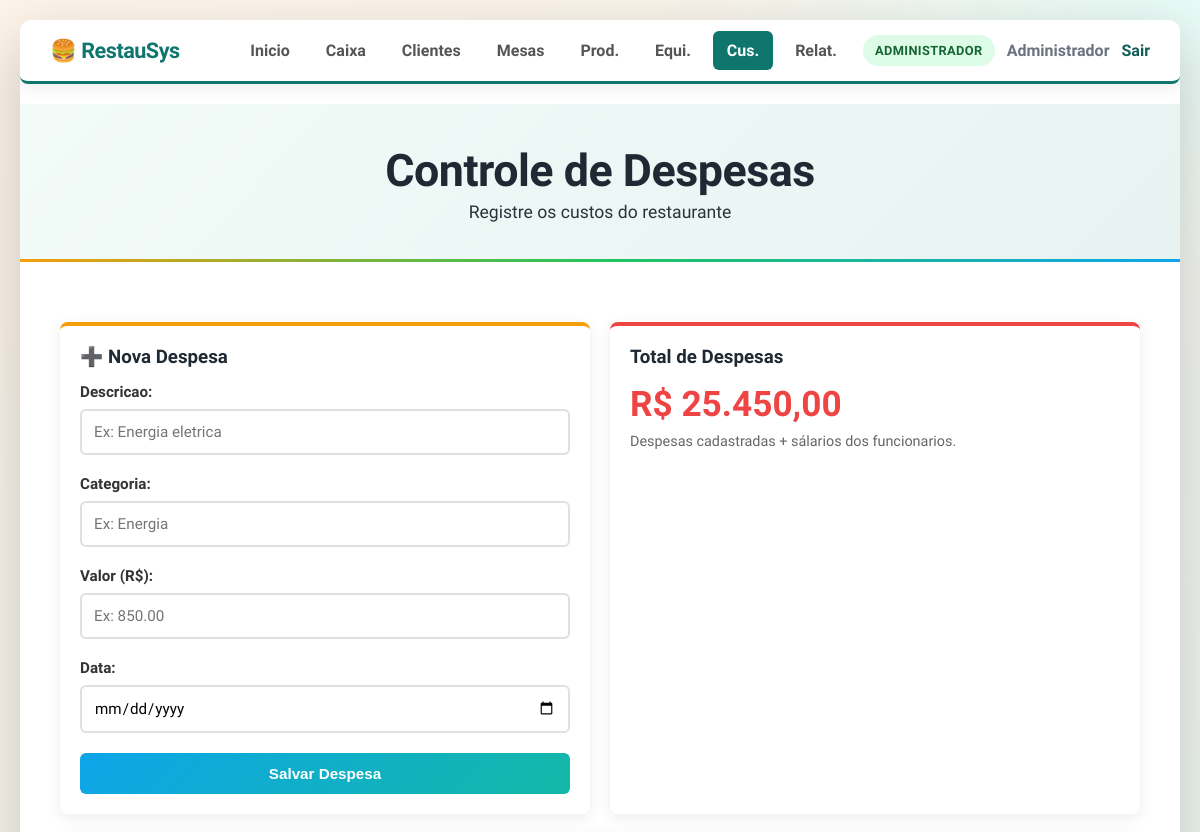
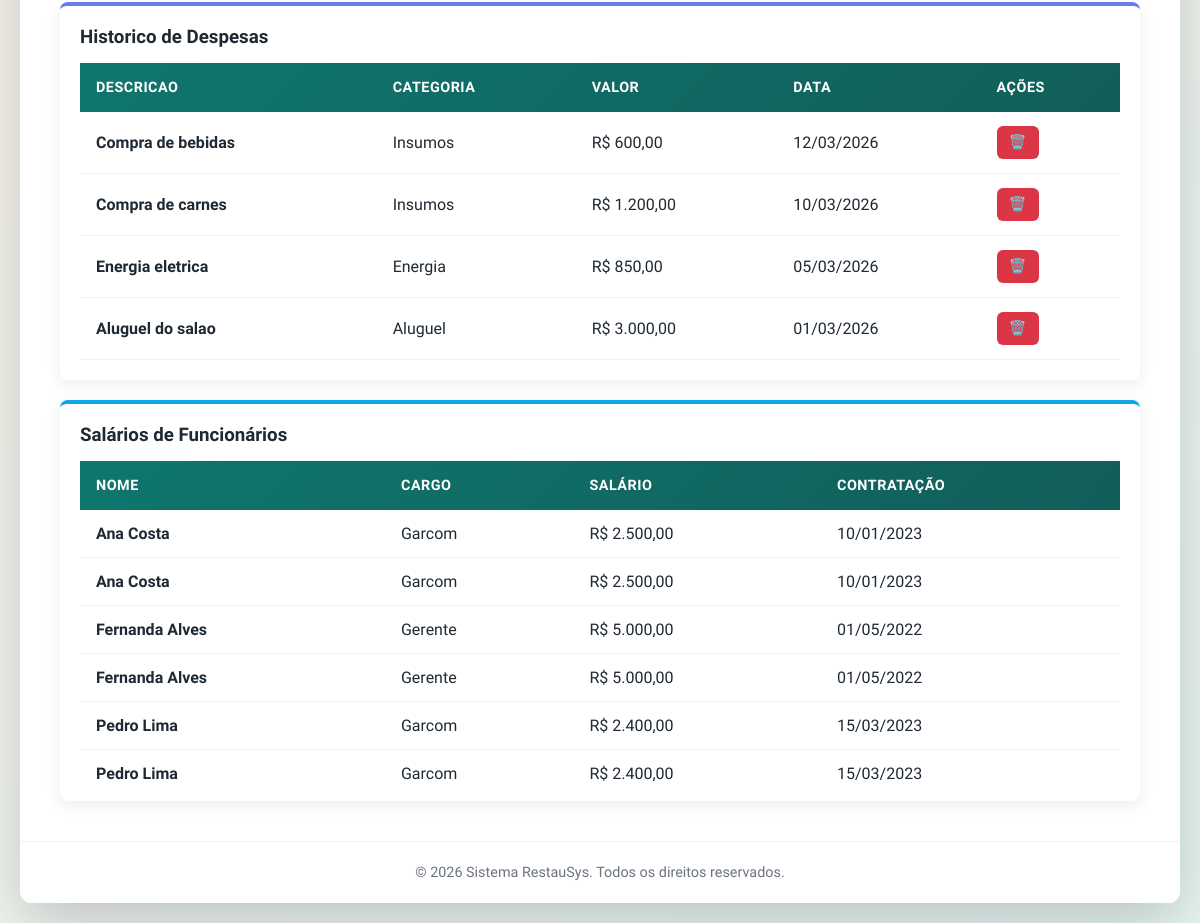
Page /pages/despesas.php (signed in) on the earlier database version (2 pictures, top to bottom).
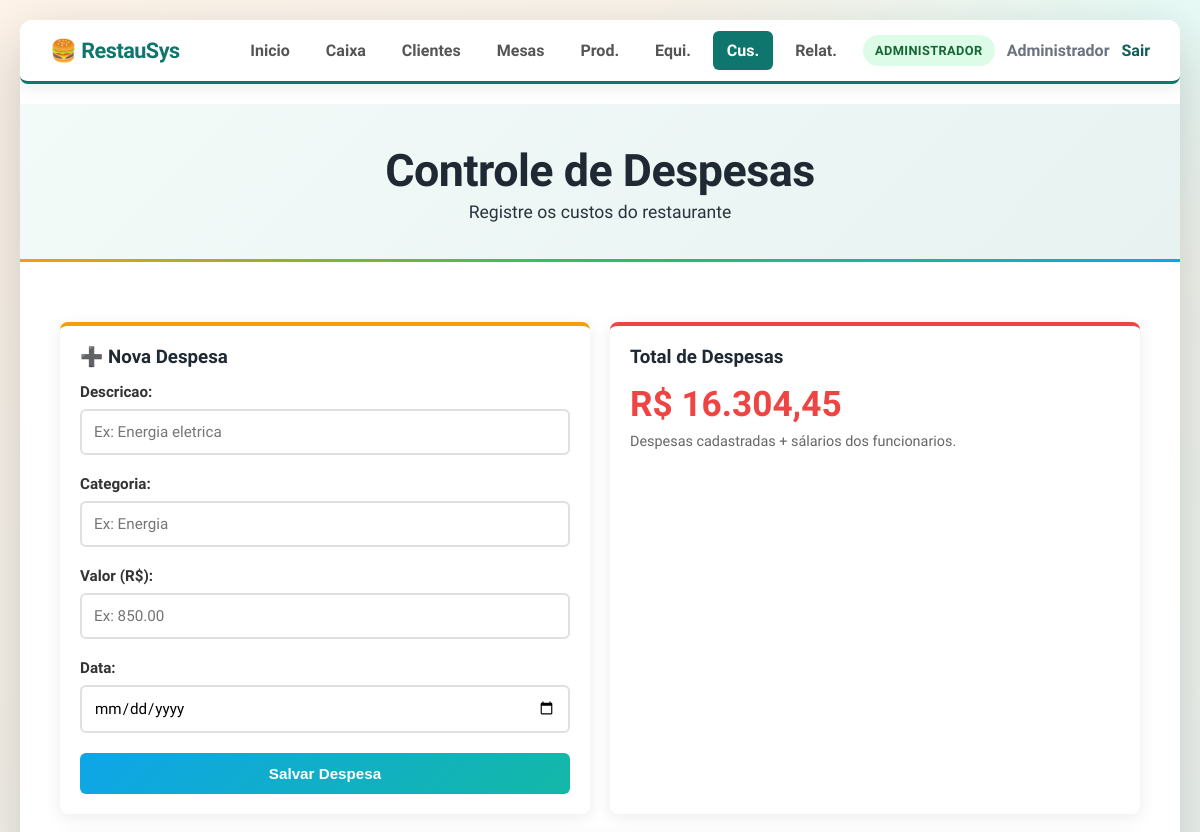
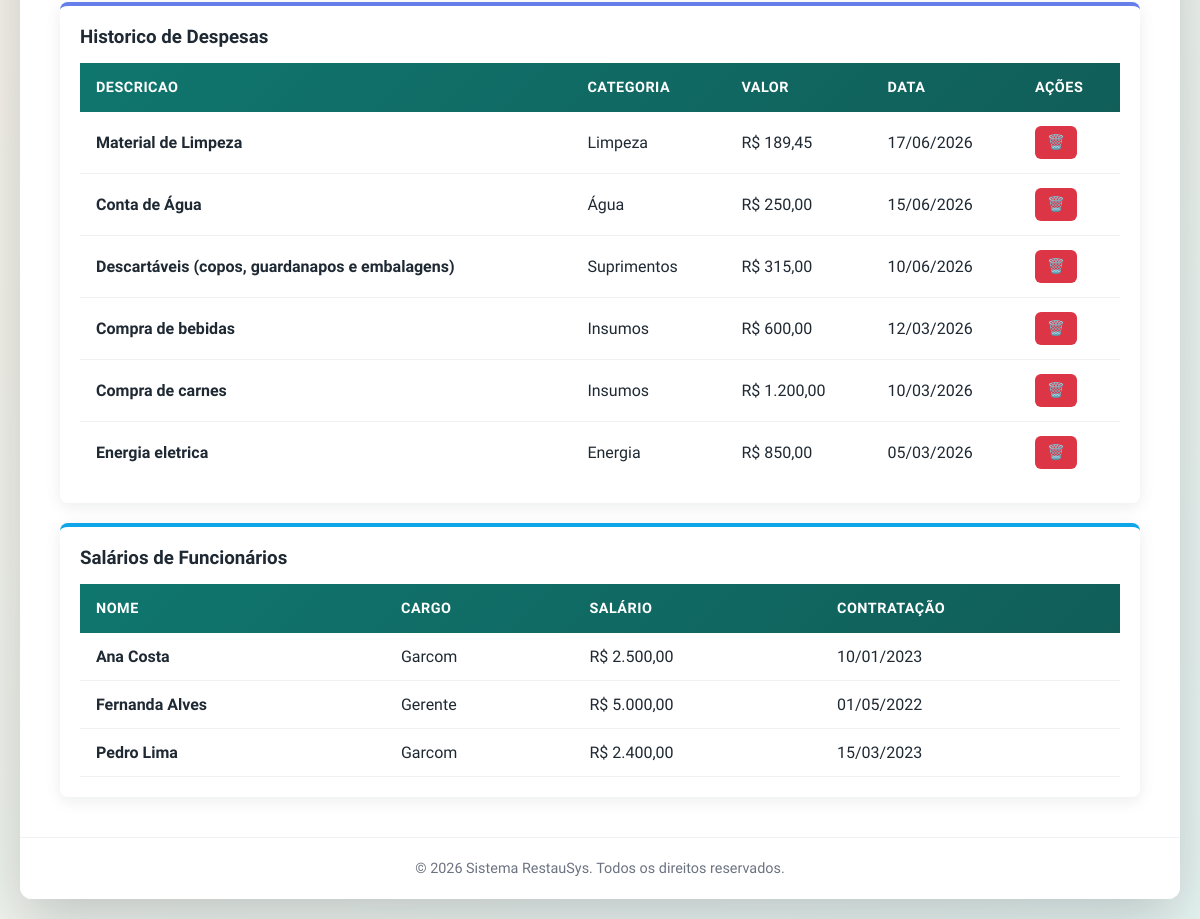
Same page on the later database version (2 pictures, top to bottom).
### tables this page shows
CREATE TABLE despesas (
    id_despesa INTEGER PRIMARY KEY AUTOINCREMENT,
    descricao TEXT NOT NULL,
    categoria TEXT NOT NULL,
    valor NUMERIC NOT NULL,
    data_despesa TEXT
);

CREATE TABLE funcionarios (
    id_funcionario INTEGER PRIMARY KEY AUTOINCREMENT,
    nome TEXT NOT NULL,
    cargo TEXT NOT NULL,
    salario NUMERIC,
    data_contratacao TEXT
);

### pages/despesas.php (the view, shortened to what this page needs)
<?php
require_once __DIR__ . "/../config/config.php";
$despesas = query_all("SELECT * FROM despesas ORDER BY data_despesa DESC, id_despesa DESC");
$funcionarios = query_all("SELECT id_funcionario, nome, cargo, salario, data_contratacao FROM funcionarios ORDER BY nome");
$total_despesas = query_one("SELECT SUM(valor) as total FROM despesas");
$total_salarios = query_one("SELECT SUM(salario) as total FROM funcionarios");
$valor_total = ($total_despesas["total"] ?? 0) + ($total_salarios["total"] ?? 0);
?>
<!DOCTYPE html>
<html lang="pt-BR">
<head>
    <link rel="stylesheet" href="../css/style.css">
</head>
<body>
    <div class="container">
        <?php render_navegacao('despesas', '../'); ?>
        <header>
            <div class="header-content">
                <h1>Controle de Despesas</h1>
                <p class="header-subtitle">Registre os custos do restaurante</p>
            </div>
        </header>
        <main>
            <div class="dashboard-grid">
                <div class="card" style="border-top-color: #f59e0b;">
                    <h3>➕ Nova Despesa</h3>
                    <form method="POST" class="formulario">
                        <div class="form-grupo">
                            <label>Descricao:</label>
                            <input type="text" name="descricao" placeholder="Ex: Energia eletrica" required>
                        </div>
                        <div class="form-grupo">
                            <label>Categoria:</label>
                            <input type="text" name="categoria" placeholder="Ex: Energia" required>
                        </div>
                        <div class="form-grupo">
                            <label>Valor (R$):</label>
                            <input type="text" name="valor" placeholder="Ex: 850.00" required>
                        </div>
                        <div class="form-grupo">
                            <label>Data:</label>
                            <input type="date" name="data_despesa">
                        </div>
                        <button type="submit" class="btn btn-adicionar">Salvar Despesa</button>
                    </form>
                </div>
                <div class="card" style="border-top-color: #ef4444;">
                    <h3>Total de Despesas</h3>
                    <p style="font-size: 2.2em; font-weight: bold; color: #ef4444;">
                        R$ <?=number_format((float) $valor_total, 2, ",", ".")?>
                    </p>
                    <p style="color: #666; font-size: 0.9em; margin-top: 8px;">Despesas cadastradas + sálarios dos funcionarios.</p>
                </div>
                <div class="card" style="grid-column: span 2; border-top-color: #667eea;">
                    <h3>Historico de Despesas</h3>
                    <div style="max-height: 420px; overflow-y: auto;">
                        <table class="tabela">
                            <thead>
                                <tr>
                                    <th>Descricao</th>
                                    <th>Categoria</th>
                                    <th>Valor</th>
                                    <th>Data</th>
                                    <th>Ações</th>
                                </tr>
                            </thead>
                            <tbody>
                                <?php foreach ($despesas as $d): ?>
                                    <tr>
                                        <td><strong><?=htmlspecialchars($d["descricao"])?></strong></td>
                                        <td><?=htmlspecialchars($d["categoria"])?></td>
                                        <td>R$ <?=number_format((float) $d["valor"], 2, ",", ".")?></td>
                                        <td>
                                            <?php if (!empty($d["data_despesa"])): ?>
                                                <?=date("d/m/Y", strtotime($d["data_despesa"]))?>
                                            <?php else: ?>
                                                -
                                            <?php endif; ?>
                                        </td>
                                        <td>
                                            <form method="POST" style="display:inline;" onsubmit="return confirm('Deseja realmente remover?');">
                                                <button type="submit" class="btn btn-remover" title="Remover">🗑️</button>
                                            </form>
                                        </td>
                                    </tr>
                                <?php endforeach; ?>
                            </tbody>
                        </table>
                    </div>
                </div>
                <div class="card" style="grid-column: span 2; border-top-color: #0ea5e9;">
                    <h3>Salários de Funcionários</h3>
                    <div style="max-height: 320px; overflow-y: auto;">
                        <table class="tabela">
                            <thead>
                                <tr>
                                    <th>Nome</th>
                                    <th>Cargo</th>
                                    <th>Salário</th>
                                    <th>Contratação</th>
                                </tr>
                            </thead>
                            <tbody>
                                <?php foreach ($funcionarios as $f): ?>
                                    <tr>
                                        <td><strong><?=htmlspecialchars($f["nome"])?></strong></td>
                                        <td><?=htmlspecialchars($f["cargo"])?></td>
                                        <td>
                                            <?php if ($f["salario"] !== null && $f["salario"] !== ""): ?>
                                                R$ <?=number_format((float) $f["salario"], 2, ",", ".")?>
                                            <?php else: ?>
                                                -
                                            <?php endif; ?>
                                        </td>
                                        <td>
                                            <?php if (!empty($f["data_contratacao"])): ?>
                                                <?=date("d/m/Y", strtotime($f["data_contratacao"]))?>
                                            <?php else: ?>
                                                -
                                            <?php endif; ?>
                                        </td>
                                    </tr>
                                <?php endforeach; ?>
                            </tbody>
                        </table>
                    </div>
                </div>
            </div>
        </main>
        <footer class="app-footer">
            &copy; <?=date("Y")?> Sistema RestauSys. Todos os direitos reservados.
        </footer>
    </div>
</body>
</html>

### config/config.php (shortened to what this page needs)
<?php
$pdo = initialize_database(DB_PATH, false);
function query_one(string $sql, array $params = []): ?array
{
    global $pdo;
    $stmt = $pdo->prepare($sql);
    $stmt->execute($params);
    return $stmt->fetch() ?: null;
}
function query_all(string $sql, array $params = []): array
{
    global $pdo;
    $stmt = $pdo->prepare($sql);
    $stmt->execute($params);
    return $stmt->fetchAll() ?: [];
}
function perfil_ativo(): string
{
    return $_SESSION['perfil'] ?? '';
}
function nome_usuario_ativo(): string
{
    return $_SESSION['usuario_nome'] ?? '';
}
function render_navegacao(string $ativo, string $base_path = '../'): void
{
    $perfil = perfil_ativo();
    $usuario = nome_usuario_ativo();
    $itens = [
        ['chave' => 'dashboard', 'titulo' => 'Inicio', 'href' => $base_path . 'index.php', 'roles' => [PERFIL_ADMIN, PERFIL_GARCOM]],
        ['chave' => 'pedidos', 'titulo' => 'Caixa', 'href' => $base_path . 'pages/pedidos.php', 'roles' => [PERFIL_ADMIN, PERFIL_GARCOM]],
        ['chave' => 'clientes', 'titulo' => 'Clientes', 'href' => $base_path . 'pages/clientes.php', 'roles' => [PERFIL_ADMIN, PERFIL_GARCOM]],
        ['chave' => 'mesas', 'titulo' => 'Mesas', 'href' => $base_path . 'pages/mesas.php', 'roles' => [PERFIL_ADMIN, PERFIL_GARCOM]],
        ['chave' => 'produtos', 'titulo' => 'Prod.', 'href' => $base_path . 'pages/produtos.php', 'roles' => [PERFIL_ADMIN, PERFIL_GARCOM]],
        ['chave' => 'funcionarios', 'titulo' => 'Equi.', 'href' => $base_path . 'pages/funcionarios.php', 'roles' => [PERFIL_ADMIN]],
        ['chave' => 'despesas', 'titulo' => 'Cus.', 'href' => $base_path . 'pages/despesas.php', 'roles' => [PERFIL_ADMIN]],
        ['chave' => 'relatorios', 'titulo' => 'Relat.', 'href' => $base_path . 'pages/relatorios.php', 'roles' => [PERFIL_ADMIN]],
    ];
    echo '<nav class="navbar">';
    echo '<div class="nav-logo">🍔 RestauSys</div>';
    echo '<div class="nav-right">';
    echo '<ul class="nav-links">';
    foreach ($itens as $item) {
        $classe_ativa = $item['chave'] === $ativo ? ' class="active"' : '';
        echo '<li><a' . $classe_ativa . ' href="' . htmlspecialchars($item['href']) . '">' . htmlspecialchars($item['titulo']) . '</a></li>';
    }
    echo '</ul>';
    if ($perfil !== '') {
        $rotulo_perfil = $perfil === PERFIL_ADMIN ? 'Administrador' : 'Garçom';
        echo '<div class="nav-user">';
        echo '<span class="nav-role nav-role-' . htmlspecialchars($perfil) . '">' . htmlspecialchars($rotulo_perfil) . '</span>';
        if ($usuario !== '') {
            echo '<span class="nav-user-name">' . htmlspecialchars($usuario) . '</span>';
        }
        echo '<a class="nav-logout" href="' . htmlspecialchars($base_path . 'index.php?acao=sair') . '">Sair</a>';
        echo '</div>';
    }
    echo '</div>';
    echo '</nav>';
}

### css/style.css (style rules this page uses)
:root { --bg-start: #fef3e7; --bg-end: #e8f6f2; --surface: #ffffff; --surface-muted: #f7f5f2; --ink: #1f2933; --muted: #6b7280; --accent: #0f766e; --accent-strong: #115e59; --accent-soft: #e7f7f4; --accent-2: #f59e0b; --accent-3: #ef4444; --accent-4: #0ea5e9; --shadow-strong: 0 20px 60px rgba(15, 23, 42, 0.22); --shadow-soft: 0 4px 16px rgba(15, 23, 42, 0.08); }
* { margin: 0; padding: 0; box-sizing: border-box; }
body { font-family: "Plus Jakarta Sans", "Noto Sans", sans-serif; background: radial-gradient(1200px 600px at 10% -10%, #fff6ec 0%, transparent 60%), radial-gradient(900px 500px at 100% 0%, #e7fbf6 0%, transparent 55%), linear-gradient(135deg, var(--bg-start) 0%, var(--bg-end) 100%); min-height: 100vh; padding: 20px; color: var(--ink); }
.container { max-width: 1200px; margin: 0 auto; background: var(--surface); border-radius: 12px; box-shadow: var(--shadow-strong); overflow: hidden; }
.app-footer { text-align: center; padding: 22px 30px; color: var(--muted); font-size: 0.9em; border-top: 1px solid #eef2f5; background: var(--surface); }
header { background: linear-gradient(135deg, #f2fbf8 0%, #e8f2f1 100%); color: var(--ink); padding: 40px 30px; text-align: center; position: relative; }
header::after { content: ''; position: absolute; bottom: 0; left: 0; right: 0; height: 3px; background: linear-gradient(90deg, var(--accent-2), #22c55e, var(--accent-4)); }
.header-content h1 { font-size: 2.8em; font-weight: 700; margin-bottom: 5px; letter-spacing: -0.5px; }
.header-subtitle { font-size: 1.1em; opacity: 0.95; font-weight: 300; }
main { padding: 40px; }
.dashboard-grid { display: grid; grid-template-columns: repeat(auto-fit, minmax(300px, 1fr)); gap: 20px; margin-top: 20px; }
.card { background: var(--surface); padding: 20px; border-radius: 8px; box-shadow: var(--shadow-soft); border-top: 4px solid var(--accent); }
.card h3 { margin-bottom: 15px; color: var(--ink); }
.navbar { background: var(--surface); padding: 15px 30px; display: flex; justify-content: space-between; align-items: center; box-shadow: var(--shadow-soft); margin-bottom: 20px; border-radius: 8px; border-bottom: 3px solid var(--accent); }
.nav-right { display: flex; align-items: center; gap: 12px; min-width: 0; }
.nav-logo { font-size: 1.35em; font-weight: 800; color: var(--accent); letter-spacing: -0.5px; white-space: nowrap; }
.nav-links { list-style: none; display: flex; gap: 8px; flex-wrap: wrap; justify-content: flex-end; }
.nav-links a { text-decoration: none; color: #555; font-weight: 600; padding: 10px 14px; border-radius: 6px; transition: all 0.3s; white-space: nowrap; }
.nav-links a.active { background: var(--accent); color: white; }
.nav-user { display: flex; align-items: center; gap: 12px; flex-wrap: wrap; justify-content: flex-end; }
.nav-role { display: inline-flex; align-items: center; padding: 8px 12px; border-radius: 999px; font-size: 0.8em; font-weight: 700; letter-spacing: 0.4px; text-transform: uppercase; }
.nav-role-admin { background: #dcfce7; color: #166534; }
.nav-user-name { color: var(--muted); font-weight: 600; white-space: nowrap; }
.nav-logout { text-decoration: none; color: var(--accent-strong); font-weight: 700; }
.formulario { display: flex; flex-direction: column; gap: 20px; }
.form-grupo { display: flex; flex-direction: column; gap: 8px; }
.form-grupo label { font-weight: 600; color: #333; font-size: 0.95em; display: flex; align-items: center; gap: 8px; }
.form-grupo input, .form-grupo select { padding: 12px; border: 2px solid #e0e0e0; border-radius: 6px; font-size: 0.95em; transition: all 0.3s; font-family: inherit; }
.btn { padding: 12px 20px; border: none; border-radius: 6px; font-weight: 600; cursor: pointer; font-size: 0.95em; transition: all 0.3s; display: inline-flex; align-items: center; gap: 8px; justify-content: center; }
.btn-adicionar { background: linear-gradient(135deg, var(--accent-4) 0%, #14b8a6 100%); color: white; }
.btn-remover { background-color: #dc3545; color: white; padding: 8px 12px; font-size: 0.9em; }
.tabela { width: 100%; border-collapse: collapse; background: white; }
.tabela thead { background: linear-gradient(135deg, var(--accent) 0%, var(--accent-strong) 100%); color: white; }
.tabela th { padding: 16px; text-align: left; font-weight: 600; text-transform: uppercase; font-size: 0.9em; letter-spacing: 0.5px; }
.tabela td { padding: 14px 16px; border-bottom: 1px solid #f0f0f0; }

Differences in the rows shown:
no longer on this page (row unchanged): despesas: descricao "Aluguel do salao", categoria "Aluguel", valor "3.000,00", data_despesa "01/03/2026"
removed funcionarios: nome "Ana Costa", cargo "Garcom", salario "2.500,00", data_contratacao "10/01/2023"
removed funcionarios: nome "Fernanda Alves", cargo "Gerente", salario "5.000,00", data_contratacao "01/05/2022"
removed funcionarios: nome "Pedro Lima", cargo "Garcom", salario "2.400,00", data_contratacao "15/03/2023"
added despesas: descricao "Material de Limpeza", categoria "Limpeza", valor "189,45", data_despesa "17/06/2026"
added despesas: descricao "Conta de Água", categoria "Água", valor "250,00", data_despesa "15/06/2026"
added despesas: descricao "Descartáveis (copos, guardanapos e embalagens)", categoria "Suprimentos", valor "315,00", data_despesa "10/06/2026"
Other differences:
$valor_total: "25.450,00" → "16.304,45"
